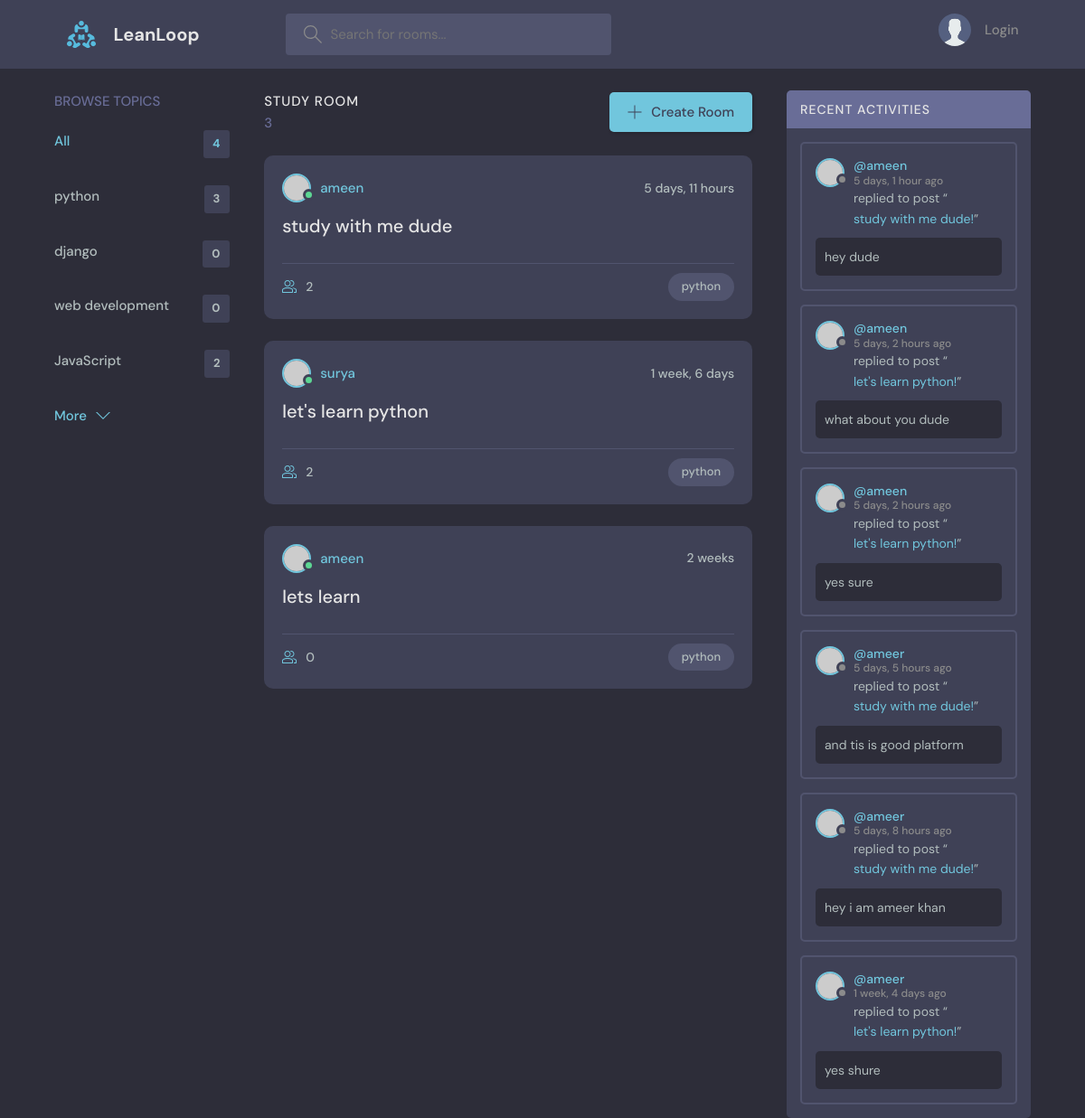
The page /?q=python on the database as committed earlier.
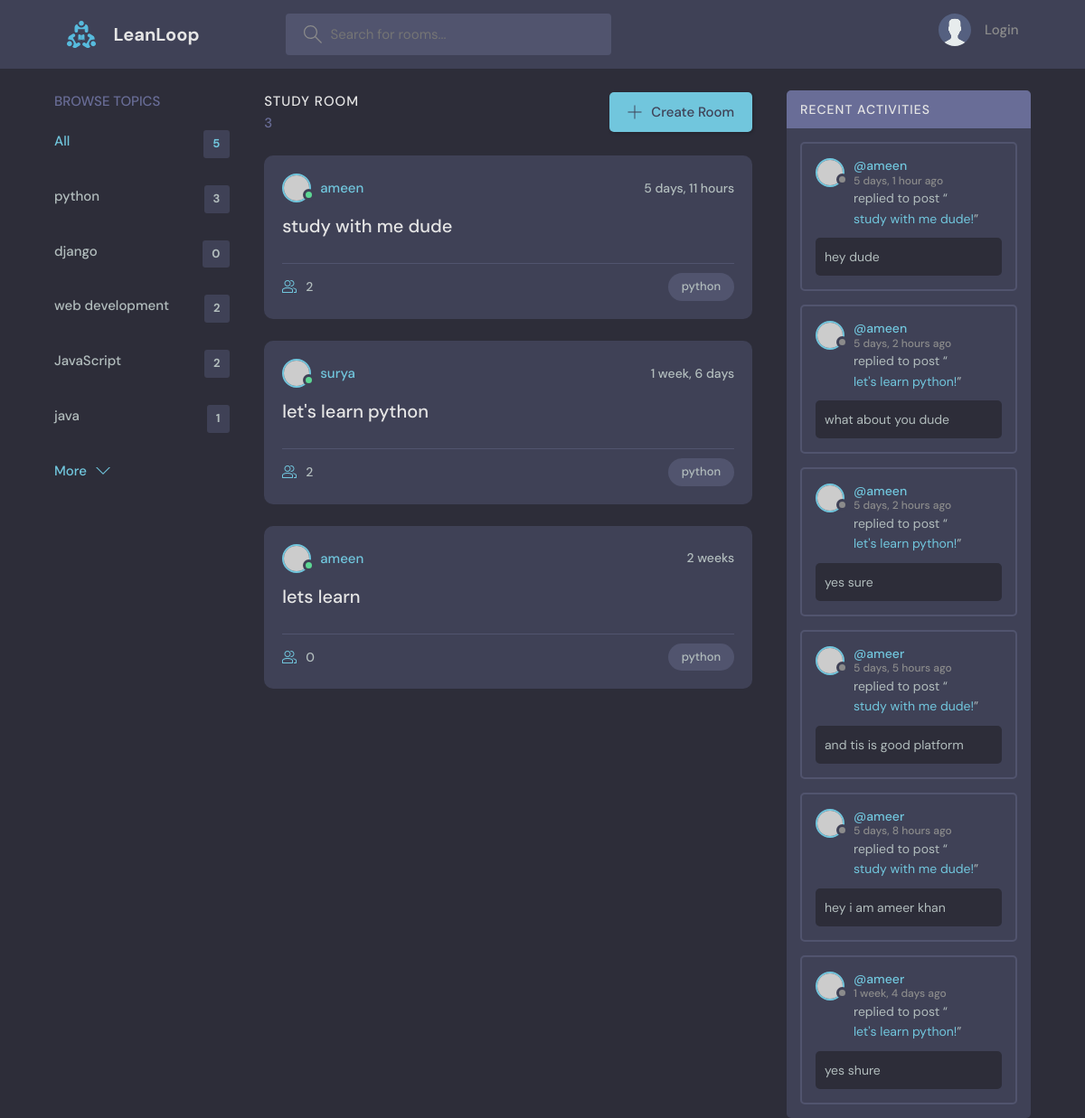
The same page on the database as committed later.
### base/models.py (models this page shows, shortened)
class Topic(models.Model):
    name = models.CharField(max_length=200)

class Room(models.Model):
    host = models.ForeignKey(User, on_delete=models.SET_NULL,null=True)
    topic = models.ForeignKey(Topic, on_delete=models.SET_NULL,null=True)
    name = models.CharField(max_length=200)
    description = models.TextField(null = True, blank=True)
    participants = models.ManyToManyField(User,related_name='participants',blank=True)
    updated = models.DateTimeField(auto_now=True)
    created = models.DateTimeField(auto_now_add=True)
    class Meta:
        ordering = ['-updated' ,'-created']
    def __str__(self):
        return self.name

class Message(models.Model):
    user = models.ForeignKey(User, on_delete=models.CASCADE)
    room = models.ForeignKey(Room, on_delete=models.CASCADE)
    body = models.TextField()
    updated = models.DateTimeField(auto_now=True)
    created = models.DateTimeField(auto_now_add=True)
    class Meta:
        ordering = ['-updated' ,'-created']

### base/views.py (the view)
# urls.py: path('',views.home, name="home"),
def home(request):
    q = request.GET.get('q', '')
    rooms = Room.objects.filter(
        Q(topic__name__icontains=q) |
        Q(name__icontains=q) |
        Q(description__icontains=q)
        )
    topics = Topic.objects.all()[0:5]
    room_count = rooms.count()
    room_messages = Message.objects.filter(Q(room__topic__name__icontains=q))
    context = {"rooms":rooms , "topics": topics ,
               'room_count':room_count , "room_messages":room_messages}
    return render(request, 'base/home.html', context)

### base/templates/base/home.html (shortened to what this page needs)
{% extends "main.html" %}
{% block content %}
  <main class="layout layout--3">
      <div class="container">
        {% include "base/topics_component.html" %}
        <div class="roomList">
          <div class="roomList__header">
            <div>
              <h2>Study Room</h2>
              <p>{{room_count}}</p>
            </div>
            <a class="btn btn--main" href="{% url 'create-room' %}">
              <svg version="1.1" xmlns="http://www.w3.org/2000/svg" width="32" height="32" viewBox="0 0 32 32">
                <title>add</title>
                <path
                  d="M16.943 0.943h-1.885v14.115h-14.115v1.885h14.115v14.115h1.885v-14.115h14.115v-1.885h-14.115v-14.115z"
                ></path>
              </svg>
              Create Room
            </a>
          </div>
          {% include "base/feed_component.html" %}
        </div>
         {% include "base/activity_component.html" %}
      </div>
    </main>
{% endblock content %}

### base/templates/base/topics_component.html
<div class="topics">
  <div class="topics__header">
    <h2>Browse Topics</h2>
  </div>
  <ul class="topics__list">
    <li>
      <a href="{% url 'home' %}" class="active">All <span>{{topics.count}}</span></a>
    </li>
    {% for topic in topics  %}
    <li>
      <a href="{% url 'home' %}?q={{topic.name}}">{{topic.name}} <span>{{topic.room_set.all.count}}</span></a>
    </li>
  {% endfor %}
  </ul>
  <a class="btn btn--link" href="{% url 'topics' %}">
    More
    <svg version="1.1" xmlns="http://www.w3.org/2000/svg" width="32" height="32" viewBox="0 0 32 32">
      <title>chevron-down</title>
      <path d="M16 21l-13-13h-3l16 16 16-16h-3l-13 13z"></path>
    </svg>
  </a>
</div>

### base/templates/base/feed_component.html (shortened to what this page needs)
{% for room in rooms %}
<div class="roomListRoom">
  <div class="roomListRoom__header">
    <a href="{% url 'user-profile' room.host.id %}" class="roomListRoom__author">
      <div class="avatar avatar--small active">
        <img src="https://randomuser.me/api/portraits/men/11.jpg" />
      </div>
      <span>{{room.host.username}}</span>
    </a>
    <div class="roomListRoom__actions">
      <span>{{room.created|timesince}}</span>
    </div>
  </div>
  <div class="roomListRoom__content">
    <a href="{% url 'room' room.id %}">{{room.name}}</a>
  </div>
  <div class="roomListRoom__meta">
    <a href="{% url 'room' room.id %}" class="roomListRoom__joined">
      {{room.participants.all.count}}
    </a>
    <p class="roomListRoom__topic">{{room.topic.name}}</p>
  </div>
</div>
{% endfor %}

### base/templates/base/activity_component.html (shortened to what this page needs)
<div class="activities">
  <div class="activities__header">
    <h2>Recent Activities</h2>
  </div>
  {% for message in room_messages %}
  <div class="activities__box">
    <div class="activities__boxHeader roomListRoom__header">
      <a href="{% url 'user-profile' message.user.id %}" class="roomListRoom__author">
        <div class="avatar avatar--small">
          <img src="https://randomuser.me/api/portraits/women/11.jpg" />
        </div>
        <p>
          @{{message.user}}
          <span>{{message.created|timesince}} ago</span>
        </p>
      </a>
    </div>
    <div class="activities__boxContent">
      <p>replied to post “<a href="{% url 'room' message.room.id %}">{{message.room}}!</a>”</p>
      <div class="activities__boxRoomContent">
       {{message.body}}
      </div>
    </div>
  </div>
  {% endfor %}
</div>

Rows that differ between the two databases and show on the page:
computed for Topic "web development": room_set.all.count "0" → "2"
added Topic: name "java", room_set.all.count "1"
Other text that changed with them:
{{ topics.count }}: "4" → "5"
